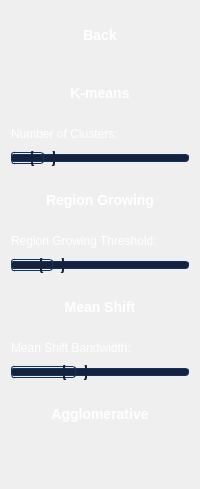
        <widget class="QWidget" name="page_segmentation_controls">
         <layout class="QVBoxLayout" name="page_segmentation_layout">
          <property name="spacing">
           <number>10</number>
          </property>
          <item>
           <widget class="QPushButton" name="seg_back_button">
            <property name="cursor">
             <cursorShape>PointingHandCursor</cursorShape>
            </property>
            <property name="styleSheet">
             <string notr="true">QPushButton {
            background: qlineargradient(x1:0, y1:0, x2:1, y2:0,
                stop:0 #0f3460, stop:1 #16213e);
            color: white;
            border: none;
            padding: 12px 24px;
            font-size: 14px;
            margin: 4px 2px;
            border-radius: 8px;
            font-weight: bold;
            min-width: 120px;
        }
        QPushButton:hover {
            background: qlineargradient(x1:0, y1:0, x2:1, y2:0,
                stop:0 #16213e, stop:1 #0f3460);
            border: 1px solid #e94560;
        }
        QPushButton:pressed {
            background: qlineargradient(x1:0, y1:0, x2:1, y2:0,
                stop:0 #0f3460, stop:1 #16213e);
            padding-top: 13px;
            padding-bottom: 11px;
        }</string>
            </property>
            <property name="text">
             <string>Back</string>
            </property>
           </widget>
          </item>
          <item>
           <widget class="QPushButton" name="kmeans_button">
            <property name="cursor">
             <cursorShape>PointingHandCursor</cursorShape>
            </property>
            <property name="styleSheet">
             <string notr="true">QPushButton {
            background: qlineargradient(x1:0, y1:0, x2:1, y2:0,
                stop:0 #0f3460, stop:1 #16213e);
            color: white;
            border: none;
            padding: 12px 24px;
            font-size: 14px;
            margin: 4px 2px;
            border-radius: 8px;
            font-weight: bold;
            min-width: 120px;
        }
        QPushButton:hover {
            background: qlineargradient(x1:0, y1:0, x2:1, y2:0,
                stop:0 #16213e, stop:1 #0f3460);
            border: 1px solid #e94560;
        }
        QPushButton:pressed {
            background: qlineargradient(x1:0, y1:0, x2:1, y2:0,
                stop:0 #0f3460, stop:1 #16213e);
            padding-top: 13px;
            padding-bottom: 11px;
        }</string>
            </property>
            <property name="text">
             <string>K-means</string>
            </property>
           </widget>
          </item>
          <item>
           <widget class="QLabel" name="kmeans_clusters_label">
            <property name="styleSheet">
             <string notr="true">color: white;</string>
            </property>
            <property name="text">
             <string>Number of Clusters:</string>
            </property>
           </widget>
          </item>
          <item>
           <widget class="QSlider" name="kmeans_clusters_slider">
            <property name="styleSheet">
             <string notr="true">QSlider::groove:horizontal {
            border: 1px solid #0f3460;
            height: 6px;
            background: #16213e;
            margin: 2px 0;
            border-radius: 3px;
        }
        QSlider::handle:horizontal {
            background: qlineargradient(x1:0, y1:0, x2:1, y2:1,
                stop:0 #e94560, stop:1 #0f3460);
            width: 20px;
            margin: -8px 0;
            border-radius: 6px;
            border: 2px solid #16213e;
        }
        QSlider::sub-page:horizontal {
            background: qlineargradient(x1:0, y1:0, x2:1, y2:0,
                stop:0 #e94560, stop:1 #0f3460);
            border: 1px solid #0f3460;
            height: 6px;
            border-radius: 3px;
        }</string>
            </property>
            <property name="minimum">
             <number>2</number>
            </property>
            <property name="maximum">
             <number>10</number>
            </property>
            <property name="value">
             <number>3</number>
            </property>
            <property name="orientation">
             <enum>Qt::Horizontal</enum>
            </property>
           </widget>
          </item>
          <item>
           <widget class="QPushButton" name="region_growing_button">
            <property name="cursor">
             <cursorShape>PointingHandCursor</cursorShape>
            </property>
            <property name="styleSheet">
             <string notr="true">QPushButton {
            background: qlineargradient(x1:0, y1:0, x2:1, y2:0,
                stop:0 #0f3460, stop:1 #16213e);
            color: white;
            border: none;
            padding: 12px 24px;
            font-size: 14px;
            margin: 4px 2px;
            border-radius: 8px;
            font-weight: bold;
            min-width: 120px;
        }
        QPushButton:hover {
            background: qlineargradient(x1:0, y1:0, x2:1, y2:0,
                stop:0 #16213e, stop:1 #0f3460);
            border: 1px solid #e94560;
        }
        QPushButton:pressed {
            background: qlineargradient(x1:0, y1:0, x2:1, y2:0,
                stop:0 #0f3460, stop:1 #16213e);
            padding-top: 13px;
            padding-bottom: 11px;
        }</string>
            </property>
            <property name="text">
             <string>Region Growing</string>
            </property>
           </widget>
          </item>
          <item>
           <widget class="QLabel" name="region_threshold_label">
            <property name="styleSheet">
             <string notr="true">color: white;</string>
            </property>
            <property name="text">
             <string>Region Growing Threshold:</string>
            </property>
           </widget>
          </item>
          <item>
           <widget class="QSlider" name="region_threshold_slider">
            <property name="styleSheet">
             <string notr="true">QSlider::groove:horizontal {
            border: 1px solid #0f3460;
            height: 6px;
            background: #16213e;
            margin: 2px 0;
            border-radius: 3px;
        }
        QSlider::handle:horizontal {
            background: qlineargradient(x1:0, y1:0, x2:1, y2:1,
                stop:0 #e94560, stop:1 #0f3460);
            width: 20px;
            margin: -8px 0;
            border-radius: 6px;
            border: 2px solid #16213e;
        }
        QSlider::sub-page:horizontal {
            background: qlineargradient(x1:0, y1:0, x2:1, y2:0,
                stop:0 #e94560, stop:1 #0f3460);
            border: 1px solid #0f3460;
            height: 6px;
            border-radius: 3px;
        }</string>
            </property>
            <property name="minimum">
             <number>1</number>
            </property>
            <property name="maximum">
             <number>50</number>
            </property>
            <property name="value">
             <number>10</number>
            </property>
            <property name="orientation">
             <enum>Qt::Horizontal</enum>
            </property>
           </widget>
          </item>
          <item>
           <widget class="QPushButton" name="mean_shift_button">
            <property name="cursor">
             <cursorShape>PointingHandCursor</cursorShape>
            </property>
            <property name="styleSheet">
             <string notr="true">QPushButton {
            background: qlineargradient(x1:0, y1:0, x2:1, y2:0,
                stop:0 #0f3460, stop:1 #16213e);
            color: white;
            border: none;
            padding: 12px 24px;
            font-size: 14px;
            margin: 4px 2px;
            border-radius: 8px;
            font-weight: bold;
            min-width: 120px;
        }
        QPushButton:hover {
            background: qlineargradient(x1:0, y1:0, x2:1, y2:0,
                stop:0 #16213e, stop:1 #0f3460);
            border: 1px solid #e94560;
        }
        QPushButton:pressed {
            background: qlineargradient(x1:0, y1:0, x2:1, y2:0,
                stop:0 #0f3460, stop:1 #16213e);
            padding-top: 13px;
            padding-bottom: 11px;
        }</string>
            </property>
            <property name="text">
             <string>Mean Shift</string>
            </property>
           </widget>
          </item>
          <item>
           <widget class="QLabel" name="mean_shift_bandwidth_label">
            <property name="styleSheet">
             <string notr="true">color: white;</string>
            </property>
            <property name="text">
             <string>Mean Shift Bandwidth:</string>
            </property>
           </widget>
          </item>
          <item>
           <widget class="QSlider" name="mean_shift_bandwidth_slider">
            <property name="styleSheet">
             <string notr="true">QSlider::groove:horizontal {
            border: 1px solid #0f3460;
            height: 6px;
            background: #16213e;
            margin: 2px 0;
            border-radius: 3px;
        }
        QSlider::handle:horizontal {
            background: qlineargradient(x1:0, y1:0, x2:1, y2:1,
                stop:0 #e94560, stop:1 #0f3460);
            width: 20px;
            margin: -8px 0;
            border-radius: 6px;
            border: 2px solid #16213e;
        }
        QSlider::sub-page:horizontal {
            background: qlineargradient(x1:0, y1:0, x2:1, y2:0,
                stop:0 #e94560, stop:1 #0f3460);
            border: 1px solid #0f3460;
            height: 6px;
            border-radius: 3px;
        }</string>
            </property>
            <property name="minimum">
             <number>5</number>
            </property>
            <property name="maximum">
             <number>50</number>
            </property>
            <property name="value">
             <number>20</number>
            </property>
            <property name="orientation">
             <enum>Qt::Horizontal</enum>
            </property>
           </widget>
          </item>
          <item>
           <widget class="QPushButton" name="agglomerative_button">
            <property name="cursor">
             <cursorShape>PointingHandCursor</cursorShape>
            </property>
            <property name="styleSheet">
             <string notr="true">QPushButton {
            background: qlineargradient(x1:0, y1:0, x2:1, y2:0,
                stop:0 #0f3460, stop:1 #16213e);
            color: white;
            border: none;
            padding: 12px 24px;
            font-size: 14px;
            margin: 4px 2px;
            border-radius: 8px;
            font-weight: bold;
            min-width: 120px;
        }
        QPushButton:hover {
            background: qlineargradient(x1:0, y1:0, x2:1, y2:0,
                stop:0 #16213e, stop:1 #0f3460);
            border: 1px solid #e94560;
        }
        QPushButton:pressed {
            background: qlineargradient(x1:0, y1:0, x2:1, y2:0,
                stop:0 #0f3460, stop:1 #16213e);
            padding-top: 13px;
            padding-bottom: 11px;
        }</string>
            </property>
            <property name="text">
             <string>Agglomerative</string>
            </property>
           </widget>
          </item>
          <item>
           <spacer name="verticalSpacer_2">
            <property name="orientation">
             <enum>Qt::Vertical</enum>
            </property>
            <property name="sizeHint" stdset="0">
             <size>
              <width>20</width>
              <height>40</height>
             </size>
            </property>
           </spacer>
          </item>
         </layout>
        </widget>
